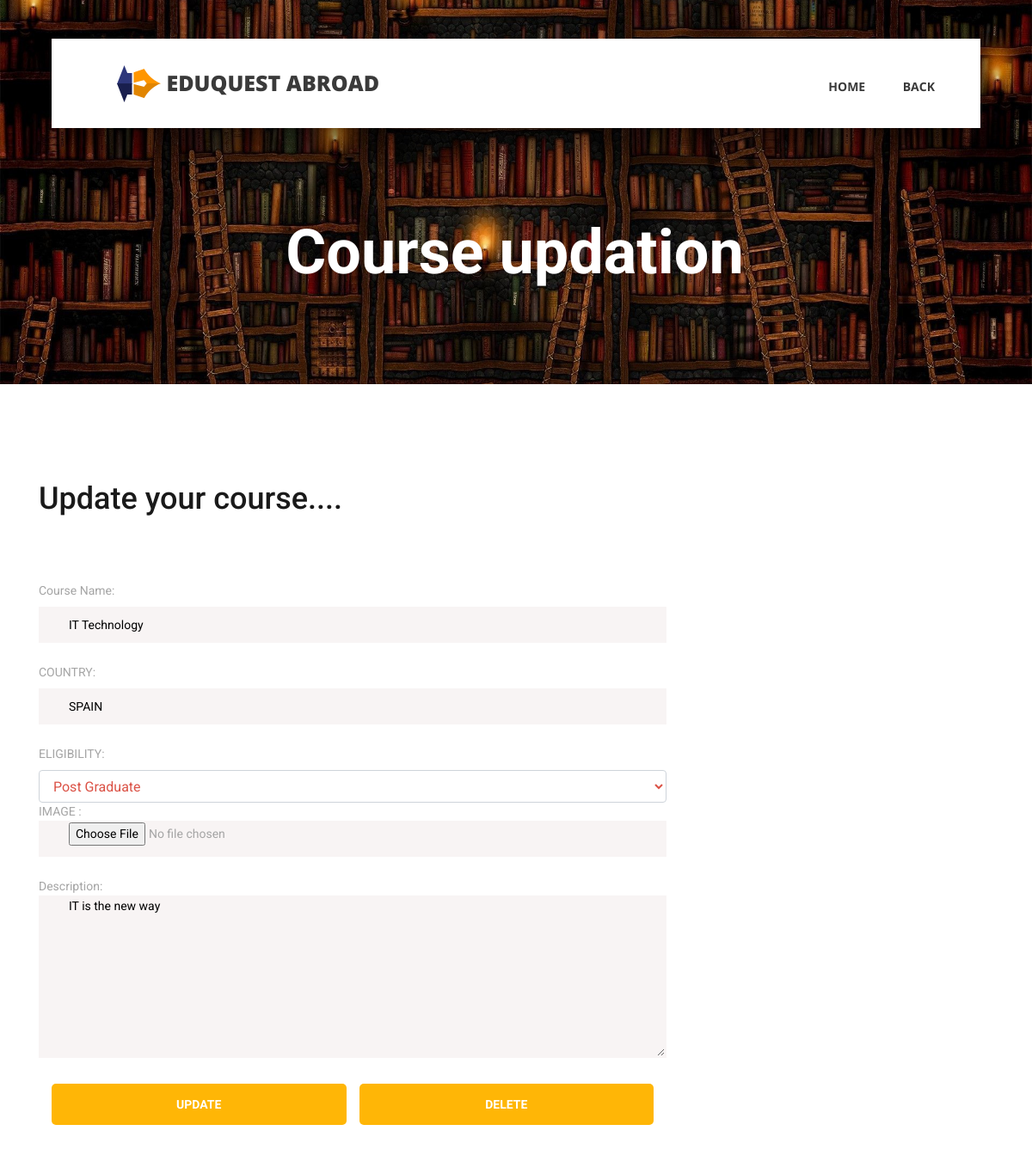
The app's page /CONSULTANCY/courseupdate.php?id=22 with its own data.
### tables this page shows
CREATE TABLE IF NOT EXISTS `course_details` (
  `course_id` int(100) NOT NULL AUTO_INCREMENT,
  `cons_id` int(250) DEFAULT NULL,
  `course_name` varchar(250) DEFAULT NULL,
  `image` varchar(100) DEFAULT NULL,
  `country` varchar(200) DEFAULT NULL,
  `eligibility` varchar(200) DEFAULT NULL,
  `description` varchar(500) DEFAULT NULL,
  PRIMARY KEY (`course_id`)
);

### CONSULTANCY/courseupdate.php (the view, shortened to what this page needs)
                        <?php
                          include '../connection.php';
                          $id=$_GET['id'];
                          $qry="select * from course_details where course_id='$id'";
                          $out=mysqli_query($conn,$qry);
                          while($data=mysqli_fetch_array($out)){
                        ?>
                            <!DOCTYPE html>
<html lang="en">
<head>
<link rel="stylesheet" type="text/css" href="styles/bootstrap4/bootstrap.min.css">
<link href="plugins/fontawesome-free-5.0.1/css/fontawesome-all.css" rel="stylesheet" type="text/css">
<link rel="stylesheet" type="text/css" href="styles/contact_styles.css">
<link rel="stylesheet" type="text/css" href="styles/contact_responsive.css">
</head>
<body>
<div class="super_container">
	<header class="header d-flex flex-row">
		<div class="header_content d-flex flex-row align-items-center">
			<div class="logo_container">
				<div class="logo">
					<img src="images/logo.png" alt="">
					<span style="font-size:25px;">EduQuest Abroad</span>
				</div>
			</div>
			<nav class="main_nav_container">
				<div class="main_nav">
					<ul class="main_nav_list">
						<li class="main_nav_item"><a href="conHome.php">HOME</a></li>
						<li class="main_nav_item"><a href="profile.php">BACK</a></li>
					</ul>
				</div>
			</nav>
		</div>
	</header>
	<div class="home">
		<div class="home_background_container prlx_parent">
			<div class="home_background prlx" style="background-image:url(../static/images/libhead1.jpg)"></div>
		</div>
		<div class="home_content" style="background-color:transparent;">
			<h1 style="font-weight:bold;">Course updation</h1>
		</div>
	</div>
	<div class="contact">
		<div class="container">
			<div class="row">
				<div class="col-lg-8">
					<div class="contact_form">
						<div class="contact_title">Update your course....</div>
						<div class="contact_form_container">
							<form method="post" enctype="multipart/form-data">
                            <label for="course_name">Course Name:</label>
						<input id="course_name" class="input_field contact_form_name" type="text" name="course_name"
						value="<?php echo $data['course_name'];?>">
                        <label for="Country">COUNTRY:</label>
						<input id="Country" class="input_field contact_form_name" type="text" name="country" value="<?php echo $data['country'];?>" required="required" data-error="Country is required.">
						<div class="styled-dropdown">
						<label for="eligibility" >ELIGIBILITY:</label>
                        <select id="eligibility" class="form-control" name="eligibility">
                            <option value="Post Graduate" <?php if($data['eligibility']=='Post Graduate') echo'selected';?>> Post Graduate</option>
					    </select></div>
						IMAGE :<input id="img" class="input_field contact_form_name" type="file"  name="img"
			                placeholder="insert an image" required="required" data-error="fill the field.">
                            Description:<textarea id="contact_form_message" class="text_field contact_form_message" name="description"
                            placeholder="message" required="required" data-error="Please, write us a message."><?php echo $data['description'];?></textarea>
								  <div class="col-12 d-flex justify-content-between">
									<button id="contact_send_btn" type="submit" class="contact_send_btn trans_200" name="submit"style="border-radius:5px"
									value="submit">Update</button>
									<a href="courseconfirm.php?id=<?php echo $data['course_id'];?>" style="margin-left: 15px; align-content:center; text-align:center; color:white;
									border-radius:5px" class="contact_send_btn trans_200">Delete</a>
									</div>
							</form>
							<?php
                          }
								 ?>
						</div>
					</div>
				</div>
</body>
</html>

### CONSULTANCY/styles/contact_styles.css (style rules this page uses)
* { margin: 0; padding: 0; -webkit-font-smoothing: antialiased; -webkit-text-shadow: rgba(0,0,0,.01) 0 0 1px; text-shadow: rgba(0,0,0,.01) 0 0 1px; }
body { font-family: 'Roboto', sans-serif; font-size: 14px; font-weight: 400; background: #FFFFFF; color: #a5a5a5; }
div { display: block; position: relative; -webkit-box-sizing: border-box; -moz-box-sizing: border-box; box-sizing: border-box; }
ul { list-style: none; margin-bottom: 0px; }
a, a:hover, a:visited, a:active, a:link { text-decoration: none; -webkit-font-smoothing: antialiased; -webkit-text-shadow: rgba(0,0,0,.01) 0 0 1px; text-shadow: rgba(0,0,0,.01) 0 0 1px; }
h1 { font-size: 36px; }
h1, h2, h3, h4, h5, h6 { font-family: 'Roboto', sans-serif; -webkit-font-smoothing: antialiased; -webkit-text-shadow: rgba(0,0,0,.01) 0 0 1px; text-shadow: rgba(0,0,0,.01) 0 0 1px; }
.form-control { color: #db5246; }
.trans_200 { -webkit-transition: all 200ms ease; -moz-transition: all 200ms ease; -ms-transition: all 200ms ease; -o-transition: all 200ms ease; transition: all 200ms ease; }
.super_container { width: 100%; overflow: hidden; }
.prlx_parent { overflow: hidden; }
.prlx { height: 130% !important; }
.header { position: fixed; top: 45px; left: 50%; -webkit-transform: translateX(-50%); -moz-transform: translateX(-50%); -ms-transform: translateX(-50%); -o-transform: translateX(-50%); transform: translateX(-50%); width: 1318px; height: 104px; background: #FFFFFF; z-index: 10; -webkit-transition: all 200ms ease; -moz-transition: all 200ms ease; -ms-transition: all 200ms ease; -o-transition: all 200ms ease; transition: all 200ms ease; }
.header_content { width: calc(100% - 279px); height: 100%; }
.header_content::before { display: block; position: absolute; top: 0; left: 0; width: 100%; height: 100%; content: ''; box-shadow: 0px 20px 49px rgba(0,0,0,0.67); z-index: -1; }
.logo_container { display: inline-block; padding-left: 76px; }
.logo span { font-family: 'Open Sans', sans-serif; font-size: 30px; font-weight: 900; color: #3a3a3a; vertical-align: middle; text-transform: uppercase; margin-left: 3px; }
.main_nav_container { display: inline-block; margin-left: auto; padding-right: 93px; }
.main_nav { margin-top: 7px; }
.main_nav_item { display: inline-block; margin-right: 40px; }
.main_nav_item:last-child { margin-right: 0px; }
.main_nav_item a { font-family: 'Open Sans', sans-serif; font-size: 14px; text-transform: uppercase; font-weight: 700; color: #3a3a3a; -webkit-transition: all 200ms ease; -moz-transition: all 200ms ease; -ms-transition: all 200ms ease; -o-transition: all 200ms ease; transition: all 200ms ease; }
.home { width: 100%; height: 447px; }
.home_background_container { position: absolute; top: 0; left: 0; width: 100%; height: 100%; }
.home_background { width: 100%; height: 100%; background-repeat: no-repeat; background-size: cover; background-position: center center; }
.home_content { position: absolute; left: 50%; bottom: 109px; -webkit-transform: translateX(-50%); -moz-transform: translateX(-50%); -ms-transform: translateX(-50%); -o-transform: translateX(-50%); transform: translateX(-50%); background: #ffb606; padding-top: 24px; padding-bottom: 18px; padding-left: 39px; padding-right: 42px; }
.home_content h1 { font-size: 72px; font-weight: 400; color: #FFFFFF; line-height: 0.5; white-space: nowrap; }
.contact { padding-top: 106px; padding-bottom: 117px; }
.contact_title { font-size: 36px; font-weight: 500; color: #1a1a1a; }
.contact_form_container { margin-top: 70px; }
.input_field { width: 100%; background: #f8f4f4; border: solid 2px transparent; margin-bottom: 24px; height: 42px; padding-left: 33px; }
.text_field { width: 100%; height: 189px; background: #f8f4f4; border: solid 2px transparent; padding-left: 33px; margin-bottom: 24px; }
.contact_send_btn { width: 100%; height: 48px; background: #ffb606; font-size: 14px; font-weight: 700; text-transform: uppercase; color: #FFFFFF; cursor: pointer; border: none; }

### CONSULTANCY/styles/contact_responsive.css (style rules this page uses)
@media only screen and (max-width: 1380px) { .header { width: 1200px; } }
@media only screen and (max-width: 1380px) { .header_content { width: calc(100% - 219px); } }
@media only screen and (max-width: 1380px) { .main_nav_container { padding-right: 63px; } }
@media only screen and (max-width: 1280px) { .header { width: 90%; } }
@media only screen and (max-width: 1280px) { .header_content { width: 100%; } }
@media only screen and (max-width: 1280px) { .main_nav_container { padding-right: 53px; } }

### records on screen
course_details: course_name "IT Technology", country "SPAIN", eligibility "Post Graduate", description "IT is the new way"
